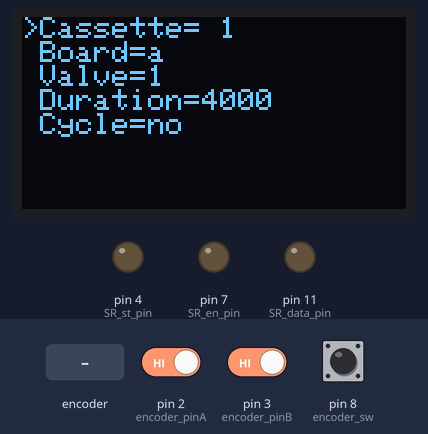
The sketch below on a simulated Arduino Uno, built with avr-gcc and run on an emulated ATmega328P. On the bench: 128×64 one-colour display, output pins drawn as LEDs (lit = HIGH). The test bench sets the inputs (shaded band); at power-on: pin 8 (encoder_sw) HIGH, pin 2 (encoder_pinA) HIGH, pin 3 (encoder_pinB) HIGH. Pins used as bus, display or sensor lines are not drawn; what the sketch prints to the serial monitor is not drawn.

Above: at 5.9 s.
6.0 s: pin 8 (encoder_sw) driven LOW
At 9.6 s:
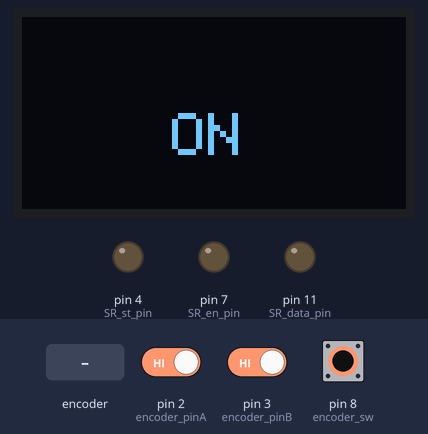
11.7 s: pin 8 (encoder_sw) driven HIGH
13.2 s: rotary encoder on pin 2 (encoder_pinA) / pin 3 (encoder_pinB) turned 2 steps (second pin leading)
At 14.2 s:
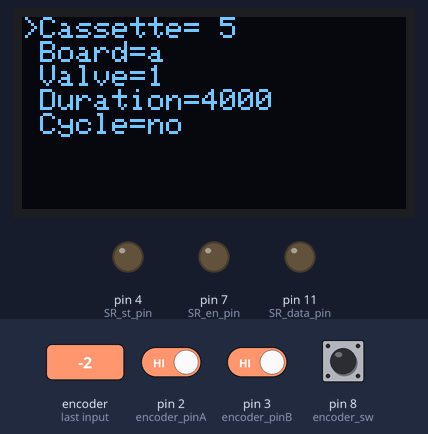
15.1 s: pin 8 (encoder_sw) pulsed LOW 5 times (0.12 s each, 0.3 s apart)
At 15.4 s:
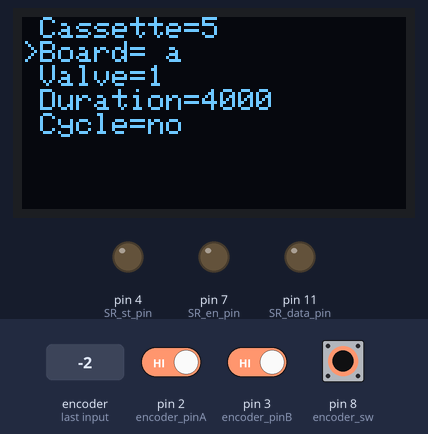
Timing chart, 0 to 18.1 s (numbered marks = the images above; inputs shaded):
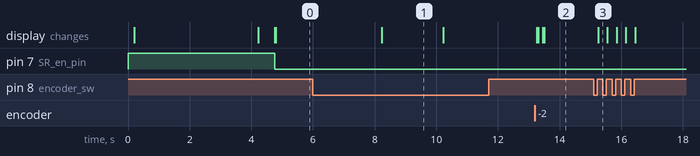

The sketch:

Test-Valves.ino
```cpp
#include "Routines.h"

void setup() {
  pinMode(SR_en_pin, OUTPUT);
  digitalWrite(SR_en_pin, HIGH);
  pinMode(SR_st_pin, OUTPUT);
  pinMode(SR_clk_pin, OUTPUT);
  pinMode(SR_data_pin, OUTPUT);
  digitalWrite(SR_st_pin, LOW);
  digitalWrite(SR_clk_pin, LOW);
  digitalWrite(SR_data_pin, LOW);
  off_all_valves(num_of_valves);

  pinMode(encoder_sw, INPUT_PULLUP);
  pinMode(encoder_pinA, INPUT_PULLUP);
  pinMode(encoder_pinB, INPUT_PULLUP);
  Serial.begin(BAUDRATE);
  delay (100);// wait to make sure serial begin
  start_display();
  Serial.println("START");
  digitalWrite(SR_en_pin, LOW);
  display_settings();
}

void loop() {
  do_encoder(true);
  if (started && !cycle_flag && millis()-last_start > started_display_time) {
    started = false;
    display_settings();
  }
  if (cycle_flag && started) {
    off_all_valves(num_of_valves);
    cycle_all_valves(cassette_num*valves_per_cassette+board_num*valves_per_board+valve_num);
    off_all_valves(num_of_valves);
    reverse_cycle_all_valves(cassette_num*valves_per_cassette+board_num*valves_per_board+valve_num);
    off_all_valves(num_of_valves);
  }
//  off_all_valves(num_of_valves);
//  cycle_all_valves(num_of_valves);
//  reverse_cycle_all_valves(num_of_valves);

//  off_all_valves(num_of_valves);
//  for (int k = 0; k < 2; k++) {
//    cycle_all_valves(num_of_valves);
//    reverse_cycle_all_valves(num_of_valves);
//  }
//  for (int k = 0; k < 3; k++) {
//    on_all_valves(num_of_valves);
//    delay(300);
//    off_all_valves(num_of_valves);
//    delay(300);
//  }
//  bool arr[17] = {1,0,1,0,1,0,1,0,1,0,1,0,1,0,1,0,1};
//  bool* arr2 = arr;
//  for (int k = 0; k < 3; k++) {
//    array_to_valves(arr2, 16);
//    delay(space_time);
//    array_to_valves(arr2+1, 16);
//    delay(space_time);
//  }
}
```

Consts.h
```cpp
#include <Arduino.h>

#define SR_st_pin 4 // 74HC565 shift register strob pin (12) - active high (low/hig/low pulse shift Sr vector to outputs)make sure set low during "push"data in
#define SR_clk_pin 13 // 74HC565 shift clock pin (11) - active high (low/high/low pulse shift data in) make sure initaly set to low
#define SR_data_pin 11 // 74HC565 Data in pin (14)
#define SR_en_pin 7 // 74HC565 out put enable pin (13) - active low
#define encoder_pinA 2
#define encoder_pinB 3
#define encoder_sw 8

#define INTERNAL_LED 13
#define BAUDRATE 115200

const uint32_t max_pulse_time = 1000; // ms
const uint32_t min_pulse_time = 0;
const uint32_t max_space_time = 2000;
const uint32_t min_space_time = 0;
const byte max_cassettes = 32;
const byte boards_per_cassette = 4;
const byte valves_per_board = 16;
const uint32_t max_frequency = 30;
const uint32_t min_frequency = 0;
const uint32_t max_valve_on_time = 5000;
const uint32_t min_valve_on_time = 100;
const uint32_t pulse_encoder_inc = 10; // how much does the encoder increases the pulse time
const uint32_t space_encoder_inc = 100; // how much does the encoder increases the pulse time
const uint32_t valve_on_time_step = 100;

const int num_of_valves = max_cassettes*boards_per_cassette*valves_per_board;
const int valves_per_cassette = boards_per_cassette*valves_per_board;

uint32_t pulse_time = 100;
byte cassette_num = 0;
byte board_num = 0;
byte valve_num = 0;
uint32_t valve_on_time = 4000;
//uint32_t frequency = 0;
uint32_t space_time = 500;
byte current_setting = 0; // 0-cassette , 1-board , 2-valve
const byte max_settings = 5;
const uint32_t confirm_time = 2200;
const uint32_t started_display_time = 2000;
bool on_button = false;
bool started = false;
bool cycle_flag = false;
uint32_t last_click = 0;
uint32_t last_start = 0;
byte old_encoder_read = 0;
byte new_encoder_read = 0;
signed int encoder_pos = 0;
const byte prescaler = 2;

float delay_tick = 1;

bool use_serial = true ; //  print to serial (set monitor to same boudrate)
bool use_display = false; // display on SH106 (make sure Display I2C address and DATA nad Clock conection)
```

Display.h
```cpp
#include "Consts.h"
#include <SPI.h>
#include <Wire.h>
#include <Adafruit_GFX.h>
#include <Adafruit_SH110X.h>

#define i2c_Address 0x3c //initialize with the I2C Oled's addr 0x3C. Typically aliexpress, 0x3D Adafrout

#define SCREEN_WIDTH 128 // OLED display width, in pixels
#define SCREEN_HEIGHT 64 // OLED display height, in pixels
#define OLED_RESET -1   //   QT-PY / XIAO
Adafruit_SH1106G display = Adafruit_SH1106G(SCREEN_WIDTH, SCREEN_HEIGHT, &Wire, OLED_RESET);

void start_display(){
  display.begin(i2c_Address, true); // Address 0x3C default
  display.clearDisplay();
  display.display();

  display.setTextColor(SH110X_WHITE);
  display.setTextSize(1);
  display.setCursor(0, 0);
  display.println(F(__FILE__ " " __DATE__ " " __TIME__));
  display.display();
  delay(4000);
  display.clearDisplay();
  display.setTextSize(2);
  display.setCursor(0, 0);
  display.println("START");
  display.display();
  delay(500);
  display.clearDisplay();
  display.setTextSize(1);
  display.display();
}

void display_started() {
  display.clearDisplay();
  display.setTextSize(2);
  display.setCursor(50, 32);
  display.println("ON");
  display.display();
  display.setTextSize(1);
}

void display_settings(){
  if (started) {
    display_started();
  }
  else {
    display.clearDisplay();
    display.setCursor(0, 0);
    display.print(current_setting==0?">Cassette= ":" Cassette=");
    display.println(cassette_num+1);
    display.print(current_setting==1?">Board= ":" Board=");
    char board_char = 'a'+board_num;
    display.println(board_char);  // 0->a, 1->b...
    display.print(current_setting==2?">Valve= ":" Valve=");
    valve_num==valves_per_board ? display.println("all") : display.println(valve_num+1);
    display.print(current_setting==3?">Duration= ":" Duration=");
    display.println(valve_on_time);
    display.print(current_setting==4?">Cycle= ":" Cycle=");
    display.println(cycle_flag?"yes":"no");
    display.display();
  }
}
```

Routines.h
```cpp
#include "Display.h"

void pulse_io(int);
void off_all_valves(int);
void on_all_valves(int);
void cycle_all_valves(int);
void valve_on(int);
void reverse_cycle_all_valves(int);
void array_to_valves(bool[], int);
int read_encoder();
void do_encoder(bool);
void delay_with_encoder(uint32_t);
void valve_on_from_settings(int, int, int);
void on_all_board(int, int);

void pulse_io(int io_num){
  digitalWrite(io_num, HIGH);
  digitalWrite(io_num, LOW);
}

void off_all_valves(int num_of_valves){
  digitalWrite(SR_data_pin, LOW);
  for (int i = 0; i < num_of_valves; i++)
    pulse_io(SR_clk_pin);
  pulse_io(SR_st_pin);
}

void on_all_valves(int num_of_valves){
  digitalWrite(SR_data_pin, HIGH);
  for (int i = 0; i < num_of_valves; i++)
    pulse_io(SR_clk_pin);
  digitalWrite(SR_data_pin, LOW);
  pulse_io(SR_st_pin);
}

void valve_on(int valve_index) {
  digitalWrite(SR_data_pin, HIGH);
  pulse_io(SR_clk_pin);
  digitalWrite(SR_data_pin, LOW);
  for (int i = 0; i < valve_index; i++)
    pulse_io(SR_clk_pin);
  pulse_io(SR_st_pin);
}

void valve_on_from_settings(int cassette, int board, int valve) {
  valve_on(valves_per_cassette*cassette + valves_per_board*board + valve);
}

void on_all_board(int cassette, int board) {
  digitalWrite(SR_data_pin, HIGH);
  for (int i = 0; i < valves_per_board; i++)
    pulse_io(SR_clk_pin);
  digitalWrite(SR_data_pin, LOW);
  for (int i = 0; i < valves_per_cassette*cassette+valves_per_board*board; i++)
    pulse_io(SR_clk_pin);
  pulse_io(SR_st_pin);
}

void delay_with_encoder(uint32_t delay_time) {
  for (int i = 0; i < delay_time/delay_tick; i++) {
    delay(delay_tick);
    if (started && millis() - last_start > started_display_time) {
      started = false;
      display_settings();
    }
    if (started && cycle_flag) {
      started = false;
      Serial.println("Cycle ended by user");
    }
    do_encoder(false); // handle encoder without the option to confirm to avoid looping
  }
}

int read_encoder() {
  old_encoder_read = new_encoder_read;
  new_encoder_read = ((digitalRead(encoder_pinA)) << 1) + (digitalRead(encoder_pinB));
  byte dir = (old_encoder_read << 2) + new_encoder_read;
  switch (dir) {
    case 1: case 7: case 8: case 14:
      return 1;
    case 2: case 4: case 11: case 13:
      return -1;
    case 0: case 5: case 10: case 15:
      return 0;
    default:
      return 0;
  }
}

void do_encoder(bool enable_confirm) {
  int value = read_encoder();
  encoder_pos += value;
  if (value != 0)
    Serial.println(encoder_pos);

  if (value == 0 && !on_button && digitalRead(encoder_sw)==LOW) {
    on_button = true;
    last_click = millis();
  }
  if (value == 0 && on_button && digitalRead(encoder_sw)==HIGH) {
    on_button = false;
    if (millis() - last_click < confirm_time) {
      current_setting++;
      if (current_setting >= max_settings)
        current_setting = 0;
      display_settings();
    }
  }
  if (value == 0 && on_button && digitalRead(encoder_sw)==LOW) {
    if (started == false && millis() - last_click >= confirm_time && enable_confirm) {
      started = true;
      if (!cycle_flag) {
        last_start = millis();
        display_started();
        if (valve_num == valves_per_board) {
          on_all_board(cassette_num,board_num);
          delay_with_encoder(valve_on_time);
          off_all_valves(num_of_valves);
          started = false;
          display_settings();
        }
        else {
          off_all_valves(num_of_valves);
          valve_on_from_settings(cassette_num, board_num, valve_num);
          delay_with_encoder(valve_on_time);
          off_all_valves(num_of_valves);
          started = false;
          display_settings();
        }
      }
    }
  }
  if (value != 0 && (encoder_pos >= prescaler || encoder_pos <= -prescaler) && digitalRead(encoder_sw)==HIGH) {
    // TODO: write all the settings in a byte array. this is for now:
    encoder_pos = 0;
    switch(current_setting) {
      case 0:
        cassette_num += (cassette_num==max_cassettes-1&&value==1 ? 0 : (cassette_num==0&&value==-1 ? 0 : value));
        break;
      case 1:
        board_num += (board_num==boards_per_cassette-1&&value==1 ? 0 : (board_num==0&&value==-1 ? 0 : value));
        break;
      case 2:
        valve_num += (valve_num==valves_per_board&&value==1 ? 0 : (valve_num==0&&value==-1 ? 0 : value));
        break;
      case 3:
        valve_on_time += (valve_on_time==max_valve_on_time&&value==1 ? 0 : (valve_on_time==min_valve_on_time&&value==-1 ? 0 : value*valve_on_time_step));
        break;
      case 4:
        cycle_flag = !cycle_flag;
        break;
    }
    display_settings();
  }
}

void cycle_all_valves(int num_of_valves){
  digitalWrite(SR_data_pin, HIGH);
  pulse_io(SR_clk_pin);
  digitalWrite(SR_data_pin, LOW);
  pulse_io(SR_st_pin);
  delay_with_encoder(pulse_time);
  for (int i = 1; i <= num_of_valves; i++) {
    pulse_io(SR_clk_pin);
    pulse_io(SR_st_pin);// update all valves immediately after every shift
    delay_with_encoder(pulse_time);
  }
}


void reverse_cycle_all_valves(int num_of_valves){
  for (int i = num_of_valves-1; i >= 0; i--) {
    valve_on(i);
    delay_with_encoder(pulse_time);
    off_all_valves(num_of_valves);
  }
}

void array_to_valves(bool arr[], int arr_length){
  for (int i = arr_length-1; i >= 0; i--) {
    digitalWrite(SR_data_pin, arr[i]); // "true"=1=HIGH, "false"=0=LOW
    pulse_io(SR_clk_pin);
  }
  pulse_io(SR_st_pin);
}
```

Measured:
- after the input at 6.0 s, the display: changes after 2.2 s (image 1)
- after the input at 13.2 s, the display: first changes after 0.06 s (image 2 shows a later state)
- after the input at 15.1 s, the display: changes after 0.15 s (image 3)
- what the display in image 1 shows lasts 2.0 s, from 8.2 s to 10.2 s
